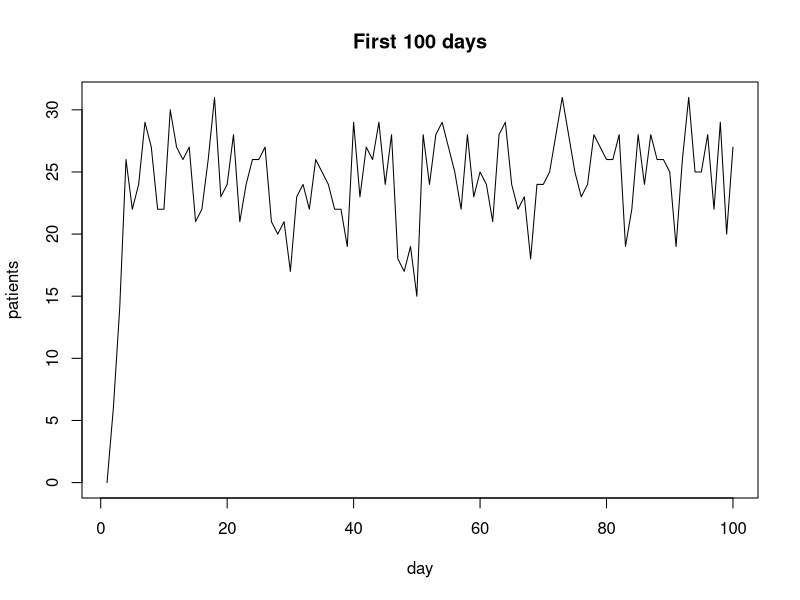
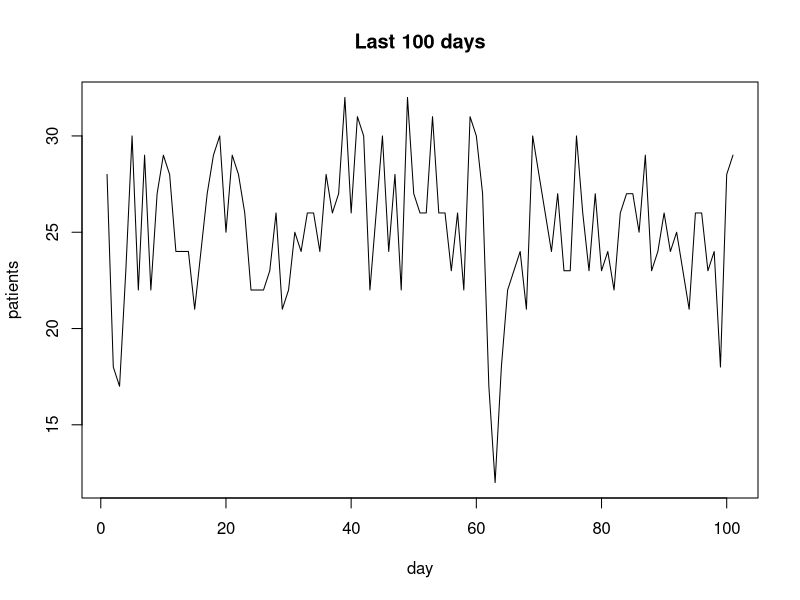

Recreate these plots in R, in order.
#For the Assignment:
#Submit the R-code and the a desciption 
#of the answers

# Length of stay - geometric with mean(2.9), 
# with k = {1,2,3,4,...}
# Therefore: p <- 1/2.9 
# Therfore rgeom(n, 1/p) + 1 //we need to add +1
# //since R starts with 0

#Proof of concept
mean(rgeom(10^5, 1/2.9)+1) # should be 2.9

# Daily patient inflow: Poisson with mean (14.8)
# Mean = Lambda, proof of concept:
mean(rpois(10^5, 14.8)) # Should be 14.8

# Simulation for hospital
# nr_bed: how many beds has the hospital
# t.end: how much time does the simulation take
hospital_simulation <- function(nr_beds, t.end){
  if(t.end < 100){
    print("Simulate at least 100 days!")
    return(0)
  }
  set.seed(12)
  
  n <- c()        # Vector of number of patients
  beds <- c()     # days the beds are occupied
  serviced <- 0   # customers serviced
  lost <- 0       # customers lost due to full queue
  t.clock <- 0    # starting time
  
  
  while (t.clock <= t.end) {
    # Counter
    print(c("Simulating day", t.clock))
    # One Day passes ----
    t.clock <- t.clock + 1
    if(length(beds) != 0){
      # Lenght of stay goes down one day
      beds <- beds - 1
      # Kick out healthy patients
      beds <- beds[beds > 0]
    }
    # Count the number of occupied beds
    n <- c(n,length(beds))
    
    # New patients arrive ----
    new_p <- rpois(1, 14.8) # Amount of new patients
    beds_new <- rgeom(new_p, 1/2.9)+1 # Time they will stay
    # put new patients in beds
    beds <- c(beds, beds_new)
    # Kick out the patients that don't fit
    if (length(beds) > nr_beds){
      l <- (length(beds) - nr_beds) # lost today
      lost <- lost + l
      
      s <- new_p - l                # serviced today
      serviced <- serviced + s
      # Only nr_beds people can stay
      # Will only kick out people who just moved in
      beds <- beds[1:nr_beds]  
    }
  }   
  
  # Print out the Results ----
  # percentage of customers lost
  print('lost:')
  print(lost)
  print('serviced:')
  print(serviced)
  print('ratio lost')
  print(lost/ (lost+serviced))
  # Show first 100 days
  
  plot(n[1: 100],type = 'l', main = 'First 100 days', 
       xlab = 'day', ylab = 'patients')
  
  # last 100 days

  l <- length(n)
  plot(n[(l-100):l],type = 'l', main = 'Last 100 days', 
       xlab = 'day', ylab = 'patients')
  return(n)
}

# hospital_40 will contain
hospital_40 <- hospital_simulation(nr_beds = 40, t.end = 10^3)

